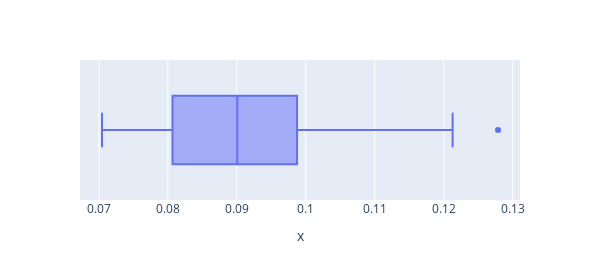

The code cell stored with this chart in its notebook:
### Code cell
ex.box(x= np.log10( np.log10(df.age) ), height=280, width=600)
# sns.boxplot(np.log10(np.log10(new_alcdata.age)))

### Figure 1 — Plotly figure (JSON) as saved in the notebook; plotly's stock layout.template omitted (floating-point values rounded to 4 significant figures; data arrays with more than 128 entries replaced by an {"elided": "..."} marker saying what was removed)
{"data": [{"alignmentgroup": "True", "hovertemplate": "x=%{x}<extra></extra>", "legendgroup": "", "marker": {"color": "#636efa"}, "name": "", "notched": false, "offsetgroup": "", "orientation": "h", "showlegend": false, "type": "box", "x": {"elided": "395 float values"}, "x0": " ", "xaxis": "x", "y0": " ", "yaxis": "y"}], "layout": {"boxmode": "group", "height": 280, "legend": {"tracegroupgap": 0}, "margin": {"t": 60}, "width": 600, "xaxis": {"anchor": "y", "domain": [0, 1], "title": {"text": "x"}}, "yaxis": {"anchor": "x", "domain": [0, 1]}}}
